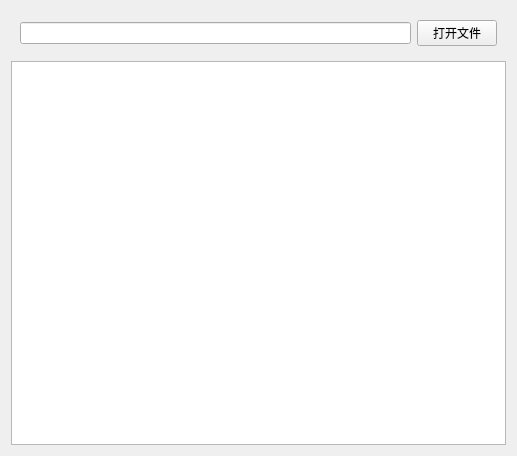
<?xml version="1.0" encoding="UTF-8"?>
<ui version="4.0">
 <class>Widget</class>
 <widget class="QWidget" name="Widget">
  <property name="geometry">
   <rect>
    <x>0</x>
    <y>0</y>
    <width>517</width>
    <height>456</height>
   </rect>
  </property>
  <property name="windowTitle">
   <string>Widget</string>
  </property>
  <layout class="QVBoxLayout" name="verticalLayout">
   <item>
    <widget class="QWidget" name="widget" native="true">
     <layout class="QHBoxLayout" name="horizontalLayout">
      <item>
       <widget class="QLineEdit" name="lineEdit"/>
      </item>
      <item>
       <widget class="QPushButton" name="pushButton">
        <property name="text">
         <string>打开文件</string>
        </property>
       </widget>
      </item>
     </layout>
    </widget>
   </item>
   <item>
    <widget class="QTextEdit" name="textEdit"/>
   </item>
  </layout>
 </widget>
 <resources/>
 <connections/>
</ui>
